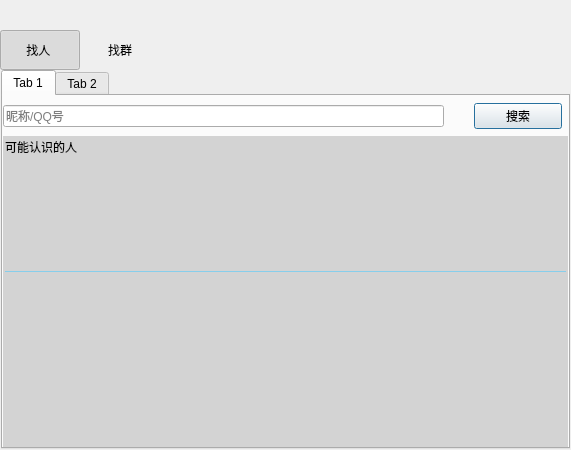
<?xml version="1.0" encoding="UTF-8"?>
<ui version="4.0">
 <class>findDlg</class>
 <widget class="QDialog" name="findDlg">
  <property name="geometry">
   <rect>
    <x>0</x>
    <y>0</y>
    <width>571</width>
    <height>450</height>
   </rect>
  </property>
  <property name="windowTitle">
   <string>Dialog</string>
  </property>
  <layout class="QVBoxLayout" name="verticalLayout">
   <property name="spacing">
    <number>0</number>
   </property>
   <property name="leftMargin">
    <number>0</number>
   </property>
   <property name="topMargin">
    <number>0</number>
   </property>
   <property name="rightMargin">
    <number>0</number>
   </property>
   <property name="bottomMargin">
    <number>0</number>
   </property>
   <item>
    <widget class="QWidget" name="titleWidget" native="true">
     <property name="minimumSize">
      <size>
       <width>0</width>
       <height>20</height>
      </size>
     </property>
     <property name="maximumSize">
      <size>
       <width>16777215</width>
       <height>20</height>
      </size>
     </property>
    </widget>
   </item>
   <item>
    <widget class="QWidget" name="widget_2" native="true">
     <layout class="QVBoxLayout" name="verticalLayout_2">
      <property name="spacing">
       <number>0</number>
      </property>
      <property name="leftMargin">
       <number>0</number>
      </property>
      <property name="topMargin">
       <number>10</number>
      </property>
      <property name="rightMargin">
       <number>0</number>
      </property>
      <property name="bottomMargin">
       <number>0</number>
      </property>
      <item>
       <widget class="QWidget" name="widget" native="true">
        <property name="minimumSize">
         <size>
          <width>0</width>
          <height>40</height>
         </size>
        </property>
        <property name="maximumSize">
         <size>
          <width>16777215</width>
          <height>60</height>
         </size>
        </property>
        <layout class="QHBoxLayout" name="horizontalLayout">
         <property name="spacing">
          <number>0</number>
         </property>
         <property name="leftMargin">
          <number>0</number>
         </property>
         <property name="topMargin">
          <number>0</number>
         </property>
         <property name="rightMargin">
          <number>0</number>
         </property>
         <property name="bottomMargin">
          <number>0</number>
         </property>
         <item>
          <widget class="QPushButton" name="pushButton">
           <property name="sizePolicy">
            <sizepolicy hsizetype="Minimum" vsizetype="Preferred">
             <horstretch>0</horstretch>
             <verstretch>0</verstretch>
            </sizepolicy>
           </property>
           <property name="text">
            <string>找人 </string>
           </property>
           <property name="checkable">
            <bool>true</bool>
           </property>
           <property name="checked">
            <bool>true</bool>
           </property>
           <property name="autoDefault">
            <bool>false</bool>
           </property>
           <property name="flat">
            <bool>true</bool>
           </property>
          </widget>
         </item>
         <item>
          <widget class="QPushButton" name="pushButton_2">
           <property name="sizePolicy">
            <sizepolicy hsizetype="Minimum" vsizetype="Preferred">
             <horstretch>0</horstretch>
             <verstretch>0</verstretch>
            </sizepolicy>
           </property>
           <property name="text">
            <string>找群</string>
           </property>
           <property name="checkable">
            <bool>true</bool>
           </property>
           <property name="autoDefault">
            <bool>false</bool>
           </property>
           <property name="flat">
            <bool>true</bool>
           </property>
          </widget>
         </item>
         <item>
          <spacer name="horizontalSpacer">
           <property name="orientation">
            <enum>Qt::Horizontal</enum>
           </property>
           <property name="sizeHint" stdset="0">
            <size>
             <width>302</width>
             <height>20</height>
            </size>
           </property>
          </spacer>
         </item>
        </layout>
       </widget>
      </item>
      <item>
       <widget class="QWidget" name="widget_3" native="true">
        <property name="styleSheet">
         <string notr="true"/>
        </property>
        <layout class="QVBoxLayout" name="verticalLayout_4">
         <property name="spacing">
          <number>0</number>
         </property>
         <property name="leftMargin">
          <number>1</number>
         </property>
         <property name="topMargin">
          <number>0</number>
         </property>
         <property name="rightMargin">
          <number>1</number>
         </property>
         <property name="bottomMargin">
          <number>1</number>
         </property>
         <item>
          <widget class="QTabWidget" name="tabWidget">
           <widget class="QWidget" name="tab">
            <attribute name="title">
             <string>Tab 1</string>
            </attribute>
            <layout class="QVBoxLayout" name="verticalLayout_3">
             <property name="spacing">
              <number>0</number>
             </property>
             <property name="leftMargin">
              <number>0</number>
             </property>
             <property name="topMargin">
              <number>0</number>
             </property>
             <property name="rightMargin">
              <number>0</number>
             </property>
             <property name="bottomMargin">
              <number>0</number>
             </property>
             <item>
              <widget class="QWidget" name="widget_4" native="true">
               <property name="minimumSize">
                <size>
                 <width>0</width>
                 <height>40</height>
                </size>
               </property>
               <property name="maximumSize">
                <size>
                 <width>16777215</width>
                 <height>40</height>
                </size>
               </property>
               <layout class="QHBoxLayout" name="horizontalLayout_2" stretch="5,1">
                <property name="spacing">
                 <number>30</number>
                </property>
                <property name="leftMargin">
                 <number>0</number>
                </property>
                <property name="topMargin">
                 <number>0</number>
                </property>
                <property name="rightMargin">
                 <number>6</number>
                </property>
                <property name="bottomMargin">
                 <number>0</number>
                </property>
                <item>
                 <widget class="QLineEdit" name="findEdit">
                  <property name="placeholderText">
                   <string>昵称/QQ号</string>
                  </property>
                 </widget>
                </item>
                <item>
                 <widget class="QPushButton" name="findPersonBtn">
                  <property name="text">
                   <string>搜索</string>
                  </property>
                 </widget>
                </item>
               </layout>
              </widget>
             </item>
             <item>
              <widget class="QWidget" name="userWidget" native="true">
               <property name="styleSheet">
                <string notr="true">QWidget#userWidget
{
	background:lightgrey;
}</string>
               </property>
               <layout class="QVBoxLayout" name="verticalLayout_5">
                <property name="leftMargin">
                 <number>2</number>
                </property>
                <property name="topMargin">
                 <number>2</number>
                </property>
                <property name="rightMargin">
                 <number>2</number>
                </property>
                <property name="bottomMargin">
                 <number>2</number>
                </property>
                <item>
                 <widget class="QLabel" name="recommendLab">
                  <property name="maximumSize">
                   <size>
                    <width>16777215</width>
                    <height>20</height>
                   </size>
                  </property>
                  <property name="text">
                   <string>可能认识的人</string>
                  </property>
                 </widget>
                </item>
                <item>
                 <widget class="QWidget" name="peopleWidget" native="true">
                  <property name="minimumSize">
                   <size>
                    <width>0</width>
                    <height>110</height>
                   </size>
                  </property>
                  <property name="styleSheet">
                   <string notr="true">QWidget#peopleWidget
{
	border-bottom:1px solid skyblue;
}</string>
                  </property>
                  <layout class="QHBoxLayout" name="horizontalLayout_4">
                   <property name="leftMargin">
                    <number>0</number>
                   </property>
                   <property name="topMargin">
                    <number>0</number>
                   </property>
                   <property name="rightMargin">
                    <number>0</number>
                   </property>
                   <property name="bottomMargin">
                    <number>0</number>
                   </property>
                   <item>
                    <layout class="QHBoxLayout" name="peopleLayout"/>
                   </item>
                  </layout>
                 </widget>
                </item>
                <item>
                 <spacer name="verticalSpacer">
                  <property name="orientation">
                   <enum>Qt::Vertical</enum>
                  </property>
                  <property name="sizeHint" stdset="0">
                   <size>
                    <width>20</width>
                    <height>220</height>
                   </size>
                  </property>
                 </spacer>
                </item>
               </layout>
              </widget>
             </item>
            </layout>
           </widget>
           <widget class="QWidget" name="tab_2">
            <attribute name="title">
             <string>Tab 2</string>
            </attribute>
           </widget>
          </widget>
         </item>
        </layout>
       </widget>
      </item>
     </layout>
    </widget>
   </item>
  </layout>
 </widget>
 <resources/>
 <connections/>
</ui>
